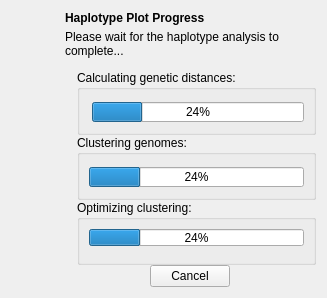
<?xml version="1.0" encoding="UTF-8"?>
<ui version="4.0">
 <class>QtSLiMHaplotypeProgress</class>
 <widget class="QDialog" name="QtSLiMHaplotypeProgress">
  <property name="geometry">
   <rect>
    <x>0</x>
    <y>0</y>
    <width>327</width>
    <height>298</height>
   </rect>
  </property>
  <property name="windowTitle">
   <string>Haplotype Plot Progress</string>
  </property>
  <property name="modal">
   <bool>true</bool>
  </property>
  <layout class="QHBoxLayout" name="horizontalLayout">
   <item>
    <layout class="QVBoxLayout" name="verticalLayout_2">
     <item>
      <widget class="QtSLiMPushButton" name="pushButton">
       <property name="sizePolicy">
        <sizepolicy hsizetype="Fixed" vsizetype="Fixed">
         <horstretch>0</horstretch>
         <verstretch>0</verstretch>
        </sizepolicy>
       </property>
       <property name="minimumSize">
        <size>
         <width>48</width>
         <height>48</height>
        </size>
       </property>
       <property name="maximumSize">
        <size>
         <width>48</width>
         <height>48</height>
        </size>
       </property>
       <property name="icon">
        <iconset resource="icons.qrc">
         <normaloff>:/icons/AppIcon128.png</normaloff>:/icons/AppIcon128.png</iconset>
       </property>
       <property name="iconSize">
        <size>
         <width>48</width>
         <height>48</height>
        </size>
       </property>
       <property name="flat">
        <bool>true</bool>
       </property>
      </widget>
     </item>
     <item>
      <spacer name="verticalSpacer">
       <property name="orientation">
        <enum>Qt::Vertical</enum>
       </property>
       <property name="sizeHint" stdset="0">
        <size>
         <width>20</width>
         <height>40</height>
        </size>
       </property>
      </spacer>
     </item>
    </layout>
   </item>
   <item>
    <layout class="QVBoxLayout" name="verticalLayout">
     <property name="spacing">
      <number>0</number>
     </property>
     <item>
      <widget class="QLabel" name="label">
       <property name="font">
        <font>
         <weight>75</weight>
         <bold>true</bold>
        </font>
       </property>
       <property name="text">
        <string>Haplotype Plot Progress</string>
       </property>
      </widget>
     </item>
     <item>
      <spacer name="verticalSpacer_4">
       <property name="orientation">
        <enum>Qt::Vertical</enum>
       </property>
       <property name="sizeType">
        <enum>QSizePolicy::Fixed</enum>
       </property>
       <property name="sizeHint" stdset="0">
        <size>
         <width>20</width>
         <height>5</height>
        </size>
       </property>
      </spacer>
     </item>
     <item>
      <widget class="QLabel" name="label_2">
       <property name="text">
        <string>Please wait for the haplotype analysis to complete...</string>
       </property>
       <property name="wordWrap">
        <bool>true</bool>
       </property>
      </widget>
     </item>
     <item>
      <spacer name="verticalSpacer_2">
       <property name="orientation">
        <enum>Qt::Vertical</enum>
       </property>
       <property name="sizeType">
        <enum>QSizePolicy::Fixed</enum>
       </property>
       <property name="sizeHint" stdset="0">
        <size>
         <width>20</width>
         <height>12</height>
        </size>
       </property>
      </spacer>
     </item>
     <item>
      <layout class="QHBoxLayout" name="horizontalLayout_3">
       <item>
        <spacer name="horizontalSpacer_3">
         <property name="orientation">
          <enum>Qt::Horizontal</enum>
         </property>
         <property name="sizeType">
          <enum>QSizePolicy::Fixed</enum>
         </property>
         <property name="sizeHint" stdset="0">
          <size>
           <width>12</width>
           <height>20</height>
          </size>
         </property>
        </spacer>
       </item>
       <item>
        <layout class="QVBoxLayout" name="barBoxLayout">
         <item>
          <widget class="QGroupBox" name="step1Box">
           <property name="sizePolicy">
            <sizepolicy hsizetype="Preferred" vsizetype="Preferred">
             <horstretch>0</horstretch>
             <verstretch>0</verstretch>
            </sizepolicy>
           </property>
           <property name="title">
            <string>Calculating genetic distances:</string>
           </property>
           <property name="flat">
            <bool>true</bool>
           </property>
           <layout class="QVBoxLayout" name="verticalLayout_3">
            <property name="spacing">
             <number>8</number>
            </property>
            <property name="leftMargin">
             <number>12</number>
            </property>
            <property name="topMargin">
             <number>12</number>
            </property>
            <property name="bottomMargin">
             <number>10</number>
            </property>
            <item>
             <widget class="QProgressBar" name="step1ProgressBar">
              <property name="value">
               <number>24</number>
              </property>
             </widget>
            </item>
           </layout>
          </widget>
         </item>
         <item>
          <widget class="QGroupBox" name="step2Box">
           <property name="sizePolicy">
            <sizepolicy hsizetype="Preferred" vsizetype="Preferred">
             <horstretch>0</horstretch>
             <verstretch>0</verstretch>
            </sizepolicy>
           </property>
           <property name="title">
            <string>Clustering genomes:</string>
           </property>
           <property name="flat">
            <bool>true</bool>
           </property>
           <layout class="QVBoxLayout" name="verticalLayout_4">
            <property name="spacing">
             <number>8</number>
            </property>
            <property name="sizeConstraint">
             <enum>QLayout::SetDefaultConstraint</enum>
            </property>
            <property name="topMargin">
             <number>12</number>
            </property>
            <property name="bottomMargin">
             <number>10</number>
            </property>
            <item>
             <widget class="QProgressBar" name="step2ProgressBar">
              <property name="value">
               <number>24</number>
              </property>
             </widget>
            </item>
           </layout>
          </widget>
         </item>
         <item>
          <widget class="QGroupBox" name="step3Box">
           <property name="title">
            <string>Optimizing clustering:</string>
           </property>
           <property name="flat">
            <bool>true</bool>
           </property>
           <layout class="QVBoxLayout" name="verticalLayout_6">
            <property name="spacing">
             <number>8</number>
            </property>
            <property name="bottomMargin">
             <number>16</number>
            </property>
            <item>
             <widget class="QProgressBar" name="step3ProgressBar">
              <property name="value">
               <number>24</number>
              </property>
             </widget>
            </item>
           </layout>
          </widget>
         </item>
        </layout>
       </item>
      </layout>
     </item>
     <item>
      <layout class="QHBoxLayout" name="horizontalLayout_2">
       <property name="spacing">
        <number>0</number>
       </property>
       <item>
        <widget class="QPushButton" name="cancelButton">
         <property name="sizePolicy">
          <sizepolicy hsizetype="Fixed" vsizetype="Fixed">
           <horstretch>0</horstretch>
           <verstretch>0</verstretch>
          </sizepolicy>
         </property>
         <property name="text">
          <string>Cancel</string>
         </property>
        </widget>
       </item>
      </layout>
     </item>
    </layout>
   </item>
  </layout>
 </widget>
 <customwidgets>
  <customwidget>
   <class>QtSLiMPushButton</class>
   <extends>QPushButton</extends>
   <header>QtSLiMExtras.h</header>
  </customwidget>
 </customwidgets>
 <resources>
  <include location="icons.qrc"/>
 </resources>
 <connections/>
</ui>
